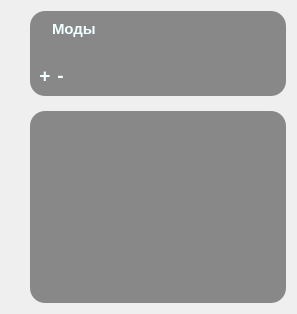
             <widget class="QWidget" name="page">
              <layout class="QGridLayout" name="gridLayout_18">
               <item row="1" column="1">
                <spacer name="verticalSpacer_14">
                 <property name="orientation">
                  <enum>Qt::Vertical</enum>
                 </property>
                 <property name="sizeType">
                  <enum>QSizePolicy::Fixed</enum>
                 </property>
                 <property name="sizeHint" stdset="0">
                  <size>
                   <width>20</width>
                   <height>9</height>
                  </size>
                 </property>
                </spacer>
               </item>
               <item row="2" column="1">
                <widget class="QListView" name="listView_2">
                 <property name="styleSheet">
                  <string notr="true">image: url();
background-color: rgb(0, 0, 0, 110);
color: rgb(240, 255, 255);
border-radius: 15px;
</string>
                 </property>
                 <property name="frameShape">
                  <enum>QFrame::NoFrame</enum>
                 </property>
                </widget>
               </item>
               <item row="0" column="1">
                <widget class="QFrame" name="frame_9">
                 <property name="styleSheet">
                  <string notr="true">image: url();
background-color: rgb(0, 0, 0, 110);
color: rgb(240, 255, 255);
border-radius: 15px;</string>
                 </property>
                 <property name="frameShape">
                  <enum>QFrame::StyledPanel</enum>
                 </property>
                 <property name="frameShadow">
                  <enum>QFrame::Raised</enum>
                 </property>
                 <layout class="QGridLayout" name="gridLayout_14">
                  <item row="2" column="2">
                   <widget class="QPushButton" name="pushButton_18">
                    <property name="font">
                     <font>
                      <pointsize>14</pointsize>
                      <weight>75</weight>
                      <bold>true</bold>
                     </font>
                    </property>
                    <property name="styleSheet">
                     <string notr="true">background-color: rgba(0, 0, 0, 0);</string>
                    </property>
                    <property name="text">
                     <string>-</string>
                    </property>
                   </widget>
                  </item>
                  <item row="2" column="3">
                   <spacer name="horizontalSpacer_8">
                    <property name="orientation">
                     <enum>Qt::Horizontal</enum>
                    </property>
                    <property name="sizeHint" stdset="0">
                     <size>
                      <width>40</width>
                      <height>20</height>
                     </size>
                    </property>
                   </spacer>
                  </item>
                  <item row="2" column="1">
                   <widget class="QPushButton" name="pushButton_19">
                    <property name="font">
                     <font>
                      <pointsize>14</pointsize>
                      <weight>75</weight>
                      <bold>true</bold>
                     </font>
                    </property>
                    <property name="styleSheet">
                     <string notr="true">background-color: rgba(0, 0, 0, 0);</string>
                    </property>
                    <property name="text">
                     <string>+</string>
                    </property>
                   </widget>
                  </item>
                  <item row="1" column="1" colspan="3">
                   <widget class="QLabel" name="label_7">
                    <property name="styleSheet">
                     <string notr="true">color: rgb(240, 255, 255);
background-color: rgb(0, 0, 0, 0);
image: url();</string>
                    </property>
                    <property name="text">
                     <string/>
                    </property>
                   </widget>
                  </item>
                  <item row="0" column="1" colspan="3">
                   <widget class="QLabel" name="label_6">
                    <property name="font">
                     <font>
                      <pointsize>11</pointsize>
                      <weight>75</weight>
                      <bold>true</bold>
                     </font>
                    </property>
                    <property name="styleSheet">
                     <string notr="true">color: rgb(240, 255, 255);
background-color: rgb(0, 0, 0, 0);
image: url();</string>
                    </property>
                    <property name="text">
                     <string>Моды</string>
                    </property>
                    <property name="indent">
                     <number>13</number>
                    </property>
                   </widget>
                  </item>
                 </layout>
                </widget>
               </item>
               <item row="2" column="0">
                <spacer name="horizontalSpacer_9">
                 <property name="orientation">
                  <enum>Qt::Horizontal</enum>
                 </property>
                 <property name="sizeType">
                  <enum>QSizePolicy::Fixed</enum>
                 </property>
                 <property name="sizeHint" stdset="0">
                  <size>
                   <width>19</width>
                   <height>20</height>
                  </size>
                 </property>
                </spacer>
               </item>
              </layout>
             </widget>
